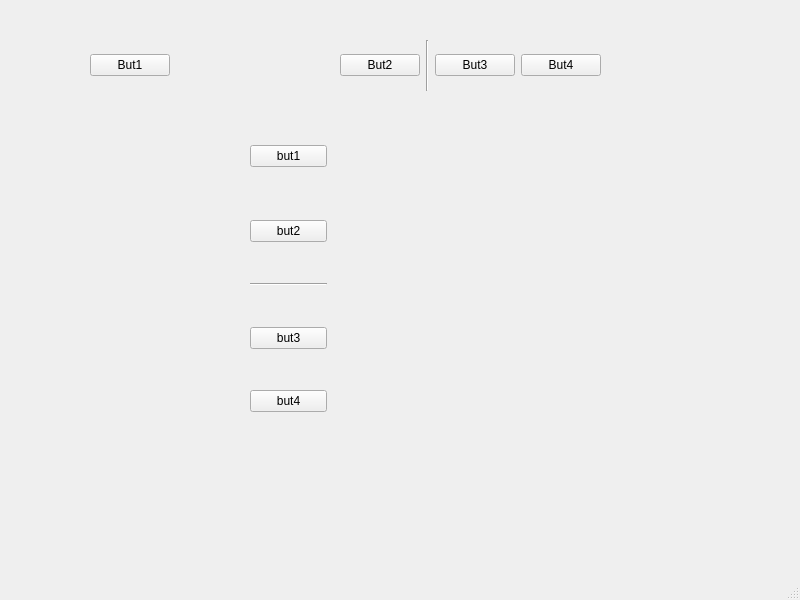
<?xml version="1.0" encoding="UTF-8"?>
<ui version="4.0">
 <class>MainWindow</class>
 <widget class="QMainWindow" name="MainWindow">
  <property name="geometry">
   <rect>
    <x>0</x>
    <y>0</y>
    <width>800</width>
    <height>600</height>
   </rect>
  </property>
  <property name="windowTitle">
   <string>MainWindow</string>
  </property>
  <widget class="QWidget" name="centralwidget">
   <widget class="QWidget" name="">
    <property name="geometry">
     <rect>
      <x>90</x>
      <y>40</y>
      <width>511</width>
      <height>51</height>
     </rect>
    </property>
    <layout class="QHBoxLayout" name="horizontalLayout">
     <item>
      <widget class="QPushButton" name="pushButton">
       <property name="text">
        <string>But1</string>
       </property>
      </widget>
     </item>
     <item>
      <spacer name="horizontalSpacer">
       <property name="orientation">
        <enum>Qt::Horizontal</enum>
       </property>
       <property name="sizeHint" stdset="0">
        <size>
         <width>40</width>
         <height>20</height>
        </size>
       </property>
      </spacer>
     </item>
     <item>
      <widget class="QPushButton" name="pushButton_2">
       <property name="text">
        <string>But2</string>
       </property>
      </widget>
     </item>
     <item>
      <widget class="Line" name="line_2">
       <property name="orientation">
        <enum>Qt::Vertical</enum>
       </property>
      </widget>
     </item>
     <item>
      <widget class="QPushButton" name="pushButton_3">
       <property name="text">
        <string>But3</string>
       </property>
      </widget>
     </item>
     <item>
      <widget class="QPushButton" name="pushButton_4">
       <property name="text">
        <string>But4</string>
       </property>
      </widget>
     </item>
    </layout>
   </widget>
   <widget class="QWidget" name="">
    <property name="geometry">
     <rect>
      <x>250</x>
      <y>110</y>
      <width>77</width>
      <height>340</height>
     </rect>
    </property>
    <layout class="QVBoxLayout" name="verticalLayout">
     <item>
      <widget class="QPushButton" name="pushButton_5">
       <property name="text">
        <string>but1</string>
       </property>
      </widget>
     </item>
     <item>
      <spacer name="verticalSpacer">
       <property name="orientation">
        <enum>Qt::Vertical</enum>
       </property>
       <property name="sizeType">
        <enum>QSizePolicy::Fixed</enum>
       </property>
       <property name="sizeHint" stdset="0">
        <size>
         <width>25</width>
         <height>12</height>
        </size>
       </property>
      </spacer>
     </item>
     <item>
      <widget class="QPushButton" name="pushButton_6">
       <property name="text">
        <string>but2</string>
       </property>
      </widget>
     </item>
     <item>
      <widget class="Line" name="line">
       <property name="orientation">
        <enum>Qt::Horizontal</enum>
       </property>
      </widget>
     </item>
     <item>
      <widget class="QPushButton" name="pushButton_7">
       <property name="text">
        <string>but3</string>
       </property>
      </widget>
     </item>
     <item>
      <widget class="QPushButton" name="pushButton_8">
       <property name="text">
        <string>but4</string>
       </property>
      </widget>
     </item>
    </layout>
   </widget>
  </widget>
  <widget class="QMenuBar" name="menubar">
   <property name="geometry">
    <rect>
     <x>0</x>
     <y>0</y>
     <width>800</width>
     <height>23</height>
    </rect>
   </property>
  </widget>
  <widget class="QStatusBar" name="statusbar"/>
 </widget>
 <resources/>
 <connections/>
</ui>
